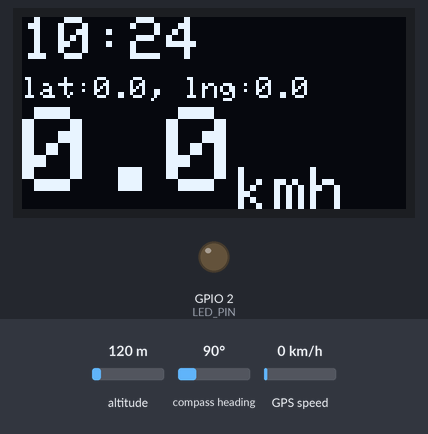
Recording of a sketch running on a simulated ESP32. Shown: 128×64 one-colour display, output pins drawn as LEDs (lit = HIGH). The inputs (shaded band) are chosen by the test bench; at power-on: GPS speed 0 km/h, altitude 120 m, compass heading 90°. The GPS gets a fix after 3 s at 37.7749, -122.4194 with 8 satellites.

Above: at 2.2 s.
2.3 s: GPS speed set to 2 km/h
At 4.7 s:
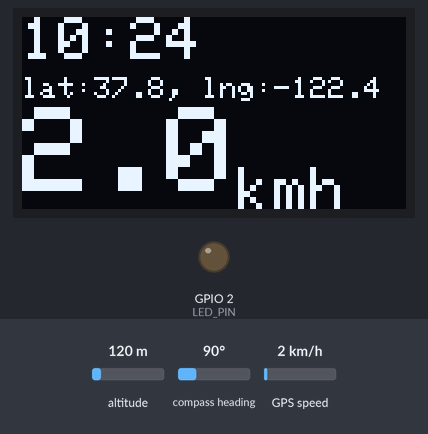
5.6 s: GPS speed set to 30 km/h
At 8.4 s:
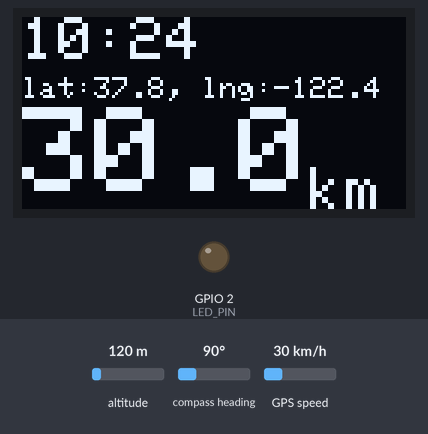
8.7 s: GPS speed set to 60 km/h
At 11.3 s:
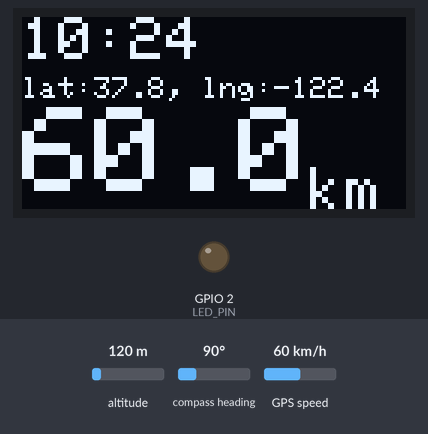
Timing chart, 0 to 12.8 s (numbered marks = the images above; inputs shaded):
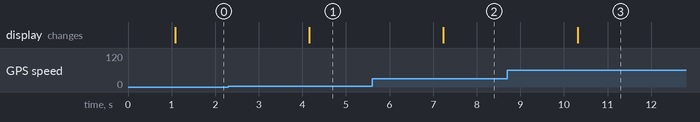

The sketch:

GpsSpeedo.ino
```cpp
// #include <WiFi.h>
#include "gps_gtu8.h"
#include "display_ssd1306.h"


#if CONFIG_IDF_TARGET_ESP32C3
// ESP32-C3 specific
// https://github.com/sidharthmohannair/Tutorial-ESP32-C3-Super-Mini/blob/main/docs/examples/Blink/README.md
#define LED_PIN 8
// turn the LED on (LOW because the LED is inverted)
#define LED_LIGHT_OFF HIGH
#define LED_LIGHT_ON LOW
#else
// Regular ESP32 (e.g. DevKit V1)
#define LED_PIN 2
#define LED_LIGHT_OFF LOW
#define LED_LIGHT_ON HIGH
#endif   // #if CONFIG_IDF_TARGET_ESP32C3

void setup() {
  pinMode(LED_PIN, OUTPUT);
  Serial.begin(115200);
  // esp_sleep_enable_ext0_wakeup(GPIO_NUM_0, 0); // wakeup on LOW

  setCpuFrequencyMhz(80);
  DEBUG_LOG("CPU Freq set to: %d MHz\n", getCpuFrequencyMhz());

  GpsInit();
  SetUpDisplay();

  DEBUG_LOG("Listening to UART sensor...\n");
}

void loop() {
  if (GpsGetLastest()) {
    pinMode(LED_PIN, LED_LIGHT_ON);
  } else {
    pinMode(LED_PIN, LED_LIGHT_OFF);
  }

  DisplayLoop();

  // since the gps has freq=1, more update is futile
  delay(1000);
}
```

display_ssd1306.cc
```cpp
#include <Wire.h>
#include "display_ssd1306.h"
#include "gps_gtu8.h"

// on a ESP32-C3-MINI-1 I used SCK pin 3 and SDA pin 2, e.g.
// https://randomnerdtutorials.com/esp32-ssd1306-oled-display-arduino-ide/
// Declaration for an SSD1306 display_ connected to I2C (SDA, SCL pins)
#define SCREEN_SCK 3
#define SCREEN_SDA 2
#define SCREEN_WIDTH 128 // OLED display_ width, in pixels
#define SCREEN_HEIGHT 64 // OLED display_ height, in pixels
#define TEXT_SIZE_TIME 2
#define TEXT_SIZE_GPS 1
#define TEXT_SIZE_VEL 4
#define LINE_HEIGHT 10

class MyDisplay : public Adafruit_SSD1306 {
public:
  MyDisplay(uint8_t w, uint8_t h, TwoWire *twi, int8_t rst_pin)
    : Adafruit_SSD1306(w, h, twi, rst_pin) {}

  int16_t getCursorX() { return cursor_x; }
  int16_t getCursorY() { return cursor_y; }
};

MyDisplay display_(SCREEN_WIDTH, SCREEN_HEIGHT, &Wire, -1);

void SetUpDisplay() {
  Wire.begin(SCREEN_SDA, SCREEN_SCK);

  // Setup the display_
  if (!display_.begin(SSD1306_SWITCHCAPVCC, 0x3C)) { // Address 0x3D for 128x64
    DEBUG_LOG("SSD1306 allocation failed! Try again...\n");
    for(;;);
  }
  delay(1000);
  display_.clearDisplay();

  display_.ssd1306_command(SSD1306_SETCONTRAST);
  display_.ssd1306_command(0x5F); // 0x00~0xFF，the low, the less power consumed

  display_.setTextColor(SSD1306_WHITE);
  display_.display();
}

void DisplayLoop() {
  // display time
  int current_h = 0;
  int block_h = LINE_HEIGHT * TEXT_SIZE_TIME;
  int hour, minute;
  SystemStateGetTime(&hour, &minute, nullptr);
  display_.fillRect(0, current_h, SCREEN_WIDTH, block_h, SSD1306_BLACK);  // clear line
  display_.setTextSize(TEXT_SIZE_TIME);
  display_.setCursor(0, current_h);
  display_.printf("%02d:%02d", hour, minute);

  current_h += block_h;
  block_h = LINE_HEIGHT * TEXT_SIZE_GPS;
  display_.fillRect(0, current_h, SCREEN_WIDTH, block_h, SSD1306_BLACK);
  display_.setCursor(0, current_h);
  display_.setTextSize(TEXT_SIZE_GPS);
  display_.print("lat:");
  display_.print(gps_data.lat, 1);
  display_.print(", lng:");
  display_.print(gps_data.lng, 1);

  current_h += block_h;
  block_h = LINE_HEIGHT * TEXT_SIZE_VEL;
  display_.fillRect(0, current_h, SCREEN_WIDTH, block_h, SSD1306_BLACK);
  display_.setTextSize(TEXT_SIZE_VEL);
  display_.setCursor(0, current_h);
  display_.print(gps_data.speed_kmph, 1);
  display_.setTextSize(TEXT_SIZE_TIME);
  display_.setCursor(display_.getCursorX(), display_.getCursorY() + (TEXT_SIZE_VEL - TEXT_SIZE_TIME) * LINE_HEIGHT);
  display_.print("kmh");

  display_.display();
}
```

display_ssd1306.h
```cpp
#pragma once

#include "config.h"
#include <Adafruit_GFX.h>
#include <Adafruit_SSD1306.h>

void SetUpDisplay();
void DisplayLoop();
```

gps_gtu8.cc
```cpp
#include "gps_gtu8.h"
#include "driver/uart.h"
// https://github.com/mikalhart/TinyGPSPlus
#include <TinyGPSPlus.h>

#define UART_PORT_NUM UART_NUM_1
#define UART_BAUD_RATE 9600
#define UART_BUF_SIZE 256
#define TIME_ZONE "CST-8"    // we could further compute timezone with GPS position

GpsData gps_data;
TinyGPSPlus gps;
static bool new_gps_ = false;
static bool debug_ = false;
static char data_[UART_BUF_SIZE];
static int64_t offset_time_sec_ = 0;

bool GpsGetLastest() {
  if (new_gps_) {
    new_gps_ = false;
    return true;
  }
  return false;
}

static time_t ymd_to_unix(int year, int month, int day, int hour, int min, int sec) {
  unsetenv("TZ");  // reset TZ to avoid taking into account the offset
  struct tm t;
  t.tm_year = year - 1900;  // tm_year is years since 1900
  t.tm_mon = month - 1;     // tm_mon is 0-11
  t.tm_mday = day;
  t.tm_hour = hour;
  t.tm_min = min;
  t.tm_sec = sec;
  t.tm_isdst = -1;  // let mktime determine DST
  time_t result = mktime(&t);
  setenv("TZ", TIME_ZONE, 1);  // set timezone environment variable
  tzset();                        // apply it
  return result;
}

static void UpdateGpsTime() {
  int64_t current_ms = esp_timer_get_time();
  static int64_t last_upated_time = 0;
  if (last_upated_time > 0 && current_ms - last_upated_time < 10000000) {
    return;
  }
  last_upated_time = current_ms;

  DEBUG_LOG("[GPS] UNIX time: %d-%d-%d %d:%d:%d\n", gps.date.year(), gps.date.month(), gps.date.day(),
      gps.time.hour(), gps.time.minute(), gps.time.second());
  // update realtime data
  time_t unix_time = ymd_to_unix(gps.date.year(), gps.date.month(), gps.date.day(), gps.time.hour(),
                                 gps.time.minute(), gps.time.second());

  struct tm local_tm;
  localtime_r(&unix_time, &local_tm);

  char timestr_buffer[64];
  memset(timestr_buffer, 0, sizeof(timestr_buffer));
  strftime(timestr_buffer, sizeof(timestr_buffer), "%Y-%m-%d %H:%M:%S %Z", &local_tm);

  DEBUG_LOG("[GPS] %s Local time: %s\n", getenv("TZ"), timestr_buffer);

  gps_data.real_time = local_tm.tm_hour * 3600 + local_tm.tm_min * 60 + local_tm.tm_sec;
  // SystemStateSetRealTime(gps_data.real_time, false);

  int64_t offset_time_sec = gps_data.real_time - current_ms / 1000000;
  // update the value if the cahnge is too large
  int64_t diff = offset_time_sec - offset_time_sec_;
  if (diff < 30 && diff > -30) {
    return;
  }
  offset_time_sec_ = offset_time_sec;
  DEBUG_LOG("[SYS] Set real time : %ld %lld\n", gps_data.real_time, offset_time_sec_);
}

int64_t SystemStateGetGlobalRealTime() { return offset_time_sec_ + esp_timer_get_time() / 1000000; }

void SystemStateGetTime(int* hour, int* minute, int* second) {
  int64_t time_sec = esp_timer_get_time() / 1000000 + offset_time_sec_;
  float time_today = time_sec % 86400;

  *hour = time_today / 3600.0f;
  if (minute != NULL) {
    float time_left = time_today - 3600.0f * floorf(*hour);
    *minute = time_left / 60.0f;
    if (second != NULL) {
      *second = (time_left - 60.0f * floorf(*minute));
    }
  }
}

void GpsUartReadingLoop(void* arg) {
  while (1) {
    size_t length = 0;
    ESP_ERROR_CHECK(uart_get_buffered_data_len(UART_PORT_NUM, (size_t*)&length));
    length = uart_read_bytes(UART_PORT_NUM, data_, length, 100);
    if (length > 0) {
      for (size_t i = 0; i < length; i++) {
        gps.encode(data_[i]);
      }
      if (debug_) {
        DEBUG_LOG("%s", data_);
      }
    }

    if (gps.time.isUpdated()) {
      UpdateGpsTime();
    }

    if (gps.location.isUpdated()) {
      gps_data.lat = gps.location.lat();
      gps_data.lng = gps.location.lng();
      gps_data.alt = gps.altitude.meters();
      gps_data.speed_kmph = gps.speed.kmph();
      gps_data.age = gps.location.age();
      // gps_data.time = gps.time.value() + gps.time.age() - gps.location.age();
      gps_data.satellites = gps.satellites.value();

      new_gps_ = true;
      vTaskDelay(pdMS_TO_TICKS(300));
    } else {
      vTaskDelay(pdMS_TO_TICKS(100));
    }
  }
  vTaskDelete(NULL);
}

// https://docs.espressif.com/projects/esp-idf/en/stable/esp32/api-reference/peripherals/uart.html#introduction
void GpsInit() {
  setenv("TZ", TIME_ZONE, 1);       // set timezone environment variable
  tzset();                        // apply it

  const uart_config_t uart_config = {.baud_rate = UART_BAUD_RATE,
                                     .data_bits = UART_DATA_8_BITS,
                                     .parity = UART_PARITY_DISABLE,
                                     .stop_bits = UART_STOP_BITS_1,
                                     .flow_ctrl = UART_HW_FLOWCTRL_DISABLE};
  uart_param_config(UART_PORT_NUM, &uart_config);
  uart_set_pin(UART_PORT_NUM, GPS_PIN_TXD, GPS_PIN_RXD, UART_PIN_NO_CHANGE, UART_PIN_NO_CHANGE);
  ESP_ERROR_CHECK(uart_driver_install(UART_PORT_NUM, UART_BUF_SIZE * 2, 0, 0, NULL, 0));

  DEBUG_LOG("[GPS] Serial 2 started at %d baud rate.\n", UART_BAUD_RATE);
  xTaskCreatePinnedToCore(GpsUartReadingLoop, "GPS Read", 2048, NULL, 3, NULL, 0);
}
```

gps_gtu8.h
```cpp
#pragma once
#include <cstdint>
#include "config.h"

#define GPS_PIN_RXD 20
#define GPS_PIN_TXD 21

typedef struct __GpsData {
  uint32_t age;
  uint32_t real_time;
  uint32_t satellites;
  double lat;
  double lng;
  double alt;
  double speed_kmph;
} GpsData;

extern GpsData gps_data;

#ifdef __cplusplus
extern "C" {
#endif

void GpsInit();
bool GpsGetLastest();
int64_t SystemStateGetGlobalRealTime();
void SystemStateGetTime(int* hour, int* minute, int* second);

#ifdef __cplusplus
}
#endif
```

config.h
```cpp
// #define DEBUG_MODE

#if defined(DEBUG_MODE)
#define DEBUG_LOG(...) printf(__VA_ARGS__)
#else
#define DEBUG_LOG(...) ((void)0) // do nothing
#endif
```

Measured:
- after the input at 2.3 s, the display: changes after 1.9 s (image 1)
- after the input at 5.6 s, the display: changes after 1.6 s (image 2)
- after the input at 8.7 s, the display: changes after 1.6 s (image 3)
